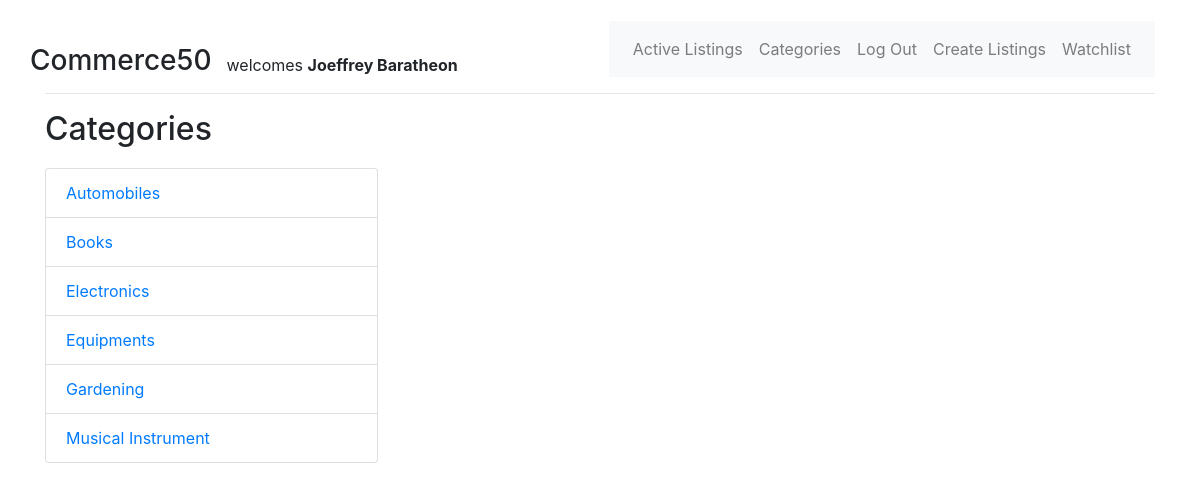
The page /category/ (signed in) on the database its author committed.
### auctions/models.py (models this page shows, shortened)
class User(AbstractUser):
    pass

class Category(models.Model):
    post = models.ForeignKey(List, on_delete=models.CASCADE, related_name="cat_post")
    category = models.CharField(max_length=10)

### category/views.py (the view)
# urls.py: path("/", views.categories, name="categories"),
def categories(request):
    return render(request, "auctions/category.html", {
        "lists": models.Category.objects.values('category').distinct().order_by('category')
    })

### auctions/templates/auctions/category.html
{% extends "auctions/layout.html" %}
{% block body %}
    <h2>Categories</h2>
    <ul class="list-group" style="width: 30%; padding-top: 1%">
        {% for list in lists %}
            <li class="list-group-item d-flex justify-content-between align-items-center">
                <a href="{% url 'cat' list.category %}">
                    {{ list.category }}
                </a>
            </li>
        {% endfor %}
    </ul>
{% endblock %}

### auctions/templates/auctions/layout.html (shortened to what this page needs)
{% load crispy_forms_tags %}
{% load static %}
<!DOCTYPE html>
<html lang="en">
    <head>
        <link rel="stylesheet" href="https://stackpath.bootstrapcdn.com/bootstrap/4.4.1/css/bootstrap.min.css">
        <link href="{% static 'auctions/styles.css' %}" rel="stylesheet">
    </head>
    <body>
        <div class="container">
            <div class="row align-items-end" style="padding-top: 1%;">
              <div class="col align-items-end">
                <div class="row align-items-end">
                    <h3 style="margin: 0;">Commerce50</h1>
                    <div class="col align-self-end" >
                        {% if user.is_authenticated %}
                            welcomes <strong>{{ user.username }}</strong>
                        {% else %}
                            welcomes Anonymous User
                        {% endif %}
                    </div>
                </div>
              </div>
              <div class="col-md-auto align-self-end">
                <nav class="navbar navbar-expand-lg navbar-light bg-light">
                    <ul class="navbar-nav ml-auto">
                        <li class="nav-item">
                            <a class="nav-link" href="{% url 'index' %}">Active Listings</a>
                        </li>
                        <li class="nav-item">
                            <a class="nav-link" href="{% url 'categories' %}">Categories</a>
                        </li>
                        {% if user.is_authenticated %}
                            <li class="nav-item">
                                <a class="nav-link" href="{% url 'logout' %}">Log Out</a>
                            </li>
                            <li class="nav-item">
                                <a class="nav-link" href="{% url 'create' %}">Create Listings</a>
                            </li>
                            <li class="nav-item">
                                <a class="nav-link" href="{% url 'watchlist' %}">Watchlist</a>
                            </li>
                        {% endif %}
                    </ul>
                </nav>
              </div>
            </div>
            <hr>
            {% block body %}
            {% endblock %}
        </div>
    </body>
</html>

### auctions/static/auctions/styles.css (style rules this page uses)
body { padding: 10px; }

### rows shown on the page
User: username "Joeffrey Baratheon"
Category: category "Automobiles"
Category: category "Books"
Category: category "Equipments"
Category: category "Gardening"
Category: category "Musical Instrument"

### other values the page prints
{{ list.category }} "Electronics"
